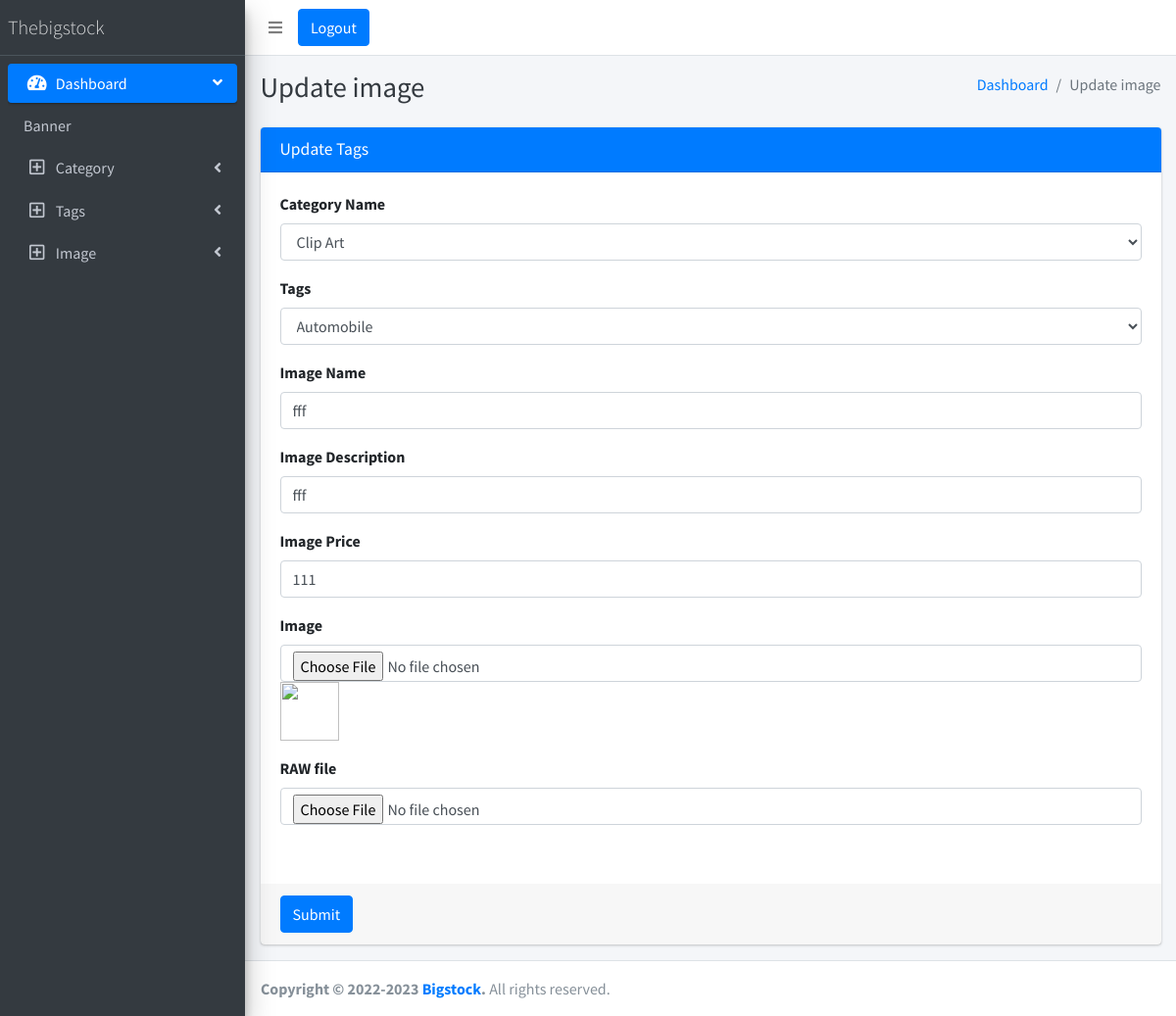
The page /admin/editimage.php?id=11 (signed in) on the database its author committed.
### tables this page shows
CREATE TABLE `image_tbl` (
  `id` int NOT NULL,
  `hash_id` varchar(255) NOT NULL,
  `category_id` varchar(100) NOT NULL,
  `tag_id` varchar(100) NOT NULL,
  `image_name` varchar(100) NOT NULL,
  `image_description` varchar(100) NOT NULL,
  `image_price` varchar(100) NOT NULL,
  `image` varchar(100) NOT NULL,
  `file` varchar(100) DEFAULT NULL,
  `height` varchar(100) DEFAULT NULL,
  `width` varchar(100) DEFAULT NULL,
  `length` varchar(100) DEFAULT NULL,
  `download_count` int NOT NULL DEFAULT '0',
  `view_count` int NOT NULL DEFAULT '0',
  `added_by` varchar(100) DEFAULT NULL,
  `date` timestamp NOT NULL DEFAULT CURRENT_TIMESTAMP
);

CREATE TABLE `category_tbl` (
  `id` int NOT NULL,
  `category_name` varchar(100) NOT NULL,
  `category_tags` varchar(100) NOT NULL,
  `image` varchar(100) NOT NULL,
  `feature_image` varchar(100) NOT NULL
);

CREATE TABLE `tags_tbl` (
  `id` int NOT NULL,
  `category_id` varchar(100) NOT NULL,
  `tags` varchar(100) NOT NULL,
  `image` varchar(100) NOT NULL
);

### admin/function.php (called while the page is built, shortened)
<?php
class Operations
{
  public function getAll($table)
  {
    global $db;
    $sel  =  $db->query("select * from " . $table . "");
    return $sel->fetchAll(PDO::FETCH_ASSOC);
  }
  public function getSingle($table, $where)
  {
    global $db;
    $sel  =  $db->query("select * from " . $table . "  " . $where);
    return $sel->fetch(PDO::FETCH_ASSOC);
  }
}
class Utils
{
  public static function cleaner($input)
  {
    $input = trim($input);
    $input = stripslashes($input);
    $input = htmlspecialchars($input);
    return $input;
  }
}

### admin/editimage.php (the view, shortened to what this page needs)
<?php include("include/header.php") ?>
<?php include("include/sidebar.php") ?>
<?php
$id = Utils::cleaner($_GET['id'] ?? 0);
$table = "image_tbl";
$where = "WHERE id = '" . $id . "'";
$image = $obj->getSingle($table, $where);
$categoryList = $obj->getAll('category_tbl');
$tagList = $obj->getAll('tags_tbl');
?>
<div class="content-wrapper">
  <div class="content-header">
    <div class="container-fluid">
      <div class="row mb-2">
        <div class="col-sm-6">
          <h1 class="m-0 text-dark">Update image </h1>
        </div>
        <div class="col-sm-6">
          <ol class="breadcrumb float-sm-right">
            <li class="breadcrumb-item"><a href="dashboard.php">Dashboard</a></li>
            <li class="breadcrumb-item active">Update image </li>
          </ol>
        </div>
      </div>
    </div>
  </div>
  <section class="content">
    <div class="container-fluid">
      <div class="row">
        <div class="col-md-12">
          <div class="card card-primary">
            <div class="card-header">
              <h3 class="card-title">Update Tags<small></small></h3>
            </div>
            <form action="image_update.php" method="post" enctype='multipart/form-data' id="form">
              <div class="card-body">
                <div class="form-group">
                  <label for="">Category Name</label>
                  <select class="form-control select2bs4" style="width: 100%;" id="category_id" name="category_id" onchange="categorychange()">
                    <?php foreach ($categoryList as $category) { ?>
                      <option <?= ($image['category_id'] == $category['id']) ? "selected" : "" ?> value="<?= $category['id'] ?>">
                        <?= $category['category_name'] ?>
                      </option>
                    <?php } ?>
                  </select>
                </div>
                <div class="form-group">
                  <label for="">Tags</label>
                  <select class="form-control select2bs4" style="width: 100%;" id="tag_id" name="tag_id">
                    <?php foreach ($tagList as $tag) { ?>
                      <option <?= ($image['tag_id'] == $tag['id']) ? "selected" : "" ?> value="<?= $tag['id'] ?>">
                        <?= $tag['tags'] ?>
                      </option>
                    <?php } ?>
                  </select>
                </div>
                <div class="form-group">
                  <label for="">Image Name</label>
                  <input type="text" class="form-control" id="image_name" name="image_name" value="<?= $image['image_name']; ?>">
                </div>
                <div class="form-group">
                  <label for="">Image Description</label>
                  <input type="text" class="form-control" id="image_description" name="image_description" value="<?= $image['image_description']; ?>">
                </div>
                <div class="form-group">
                  <label for="">Image Price</label>
                  <input type="text" class="form-control" id="text" name="image_price" value="<?= $image['image_price']; ?>">
                </div>
                <div class="form-group">
                  <label for="">Image</label>
                  <input type="file" class="form-control" id="file" name="file">
                  <img src="upload/<?= $image['image']; ?>" width="60" height="60">
                </div>
                <div class="form-group">
                  <label for="">RAW file</label>
                  <input type="file" name="raw" class="form-control" id="raw">
                </div>
                <div class="form-group mb-0">
                  <div class="custom-control custom-checkbox">
                  </div>
                </div>
              </div>
              <div class="card-footer">
                <button type="button" onclick="validate()" class="btn btn-primary">Submit</button>
              </div>
            </form>
          </div>
        </div>
          <?php include("include/footer.php") ?>

### rows shown on the page
image_tbl: category_id "Clip Art", tag_id "Automobile", image_name "fff", image_description "fff", image_price "111"
